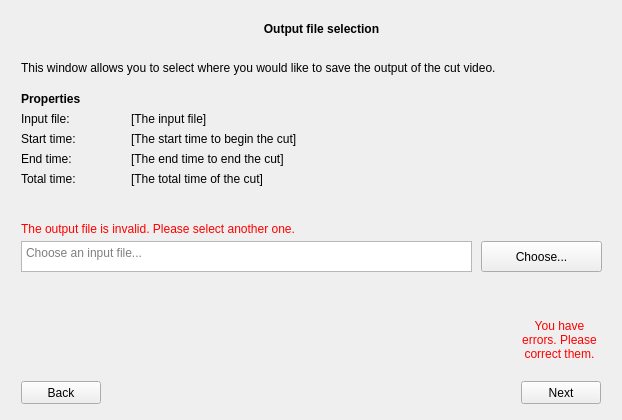
<?xml version="1.0" encoding="UTF-8"?>
<ui version="4.0">
 <class>OutputChoiceWindow</class>
 <widget class="QWidget" name="OutputChoiceWindow">
  <property name="geometry">
   <rect>
    <x>0</x>
    <y>0</y>
    <width>622</width>
    <height>420</height>
   </rect>
  </property>
  <property name="windowTitle">
   <string>Form</string>
  </property>
  <layout class="QGridLayout" name="gridLayout">
   <item row="0" column="1">
    <layout class="QGridLayout" name="layout">
     <item row="0" column="0">
      <widget class="QFrame" name="frame">
       <property name="frameShape">
        <enum>QFrame::NoFrame</enum>
       </property>
       <property name="frameShadow">
        <enum>QFrame::Raised</enum>
       </property>
       <widget class="QPushButton" name="back">
        <property name="enabled">
         <bool>true</bool>
        </property>
        <property name="geometry">
         <rect>
          <x>10</x>
          <y>370</y>
          <width>80</width>
          <height>23</height>
         </rect>
        </property>
        <property name="sizePolicy">
         <sizepolicy hsizetype="Fixed" vsizetype="Fixed">
          <horstretch>0</horstretch>
          <verstretch>0</verstretch>
         </sizepolicy>
        </property>
        <property name="text">
         <string>Back</string>
        </property>
       </widget>
       <widget class="QPushButton" name="next">
        <property name="geometry">
         <rect>
          <x>510</x>
          <y>370</y>
          <width>80</width>
          <height>23</height>
         </rect>
        </property>
        <property name="text">
         <string>Next</string>
        </property>
       </widget>
       <widget class="QLabel" name="title">
        <property name="geometry">
         <rect>
          <x>10</x>
          <y>10</y>
          <width>601</width>
          <height>16</height>
         </rect>
        </property>
        <property name="font">
         <font>
          <weight>75</weight>
          <bold>true</bold>
         </font>
        </property>
        <property name="text">
         <string>Output file selection</string>
        </property>
        <property name="alignment">
         <set>Qt::AlignCenter</set>
        </property>
       </widget>
       <widget class="QLabel" name="description">
        <property name="geometry">
         <rect>
          <x>10</x>
          <y>50</y>
          <width>581</width>
          <height>16</height>
         </rect>
        </property>
        <property name="text">
         <string>&lt;html&gt;&lt;head/&gt;&lt;body&gt;&lt;p&gt;This window allows you to select where you would like to save the output of the cut video.&lt;/p&gt;&lt;/body&gt;&lt;/html&gt;</string>
        </property>
        <property name="alignment">
         <set>Qt::AlignLeading|Qt::AlignLeft|Qt::AlignTop</set>
        </property>
       </widget>
       <widget class="QLabel" name="error">
        <property name="enabled">
         <bool>true</bool>
        </property>
        <property name="geometry">
         <rect>
          <x>10</x>
          <y>210</y>
          <width>581</width>
          <height>16</height>
         </rect>
        </property>
        <property name="text">
         <string>&lt;html&gt;&lt;head/&gt;&lt;body&gt;&lt;p&gt;&lt;span style=&quot; color:#ff0000;&quot;&gt;The output file is invalid. Please select another one.&lt;/span&gt;&lt;/p&gt;&lt;/body&gt;&lt;/html&gt;</string>
        </property>
       </widget>
       <widget class="QLabel" name="tooltip">
        <property name="enabled">
         <bool>true</bool>
        </property>
        <property name="geometry">
         <rect>
          <x>508</x>
          <y>289</y>
          <width>81</width>
          <height>81</height>
         </rect>
        </property>
        <property name="text">
         <string>&lt;html&gt;&lt;head/&gt;&lt;body&gt;&lt;p&gt;&lt;span style=&quot; color:#ff0000;&quot;&gt;You have errors. Please correct them.&lt;/span&gt;&lt;/p&gt;&lt;/body&gt;&lt;/html&gt;</string>
        </property>
        <property name="alignment">
         <set>Qt::AlignCenter</set>
        </property>
        <property name="wordWrap">
         <bool>true</bool>
        </property>
       </widget>
       <widget class="QPlainTextEdit" name="outputFileText">
        <property name="geometry">
         <rect>
          <x>10</x>
          <y>230</y>
          <width>451</width>
          <height>31</height>
         </rect>
        </property>
        <property name="placeholderText">
         <string>Choose an input file...</string>
        </property>
       </widget>
       <widget class="QPushButton" name="outputFileButton">
        <property name="geometry">
         <rect>
          <x>470</x>
          <y>230</y>
          <width>121</width>
          <height>31</height>
         </rect>
        </property>
        <property name="text">
         <string>Choose...</string>
        </property>
       </widget>
       <widget class="QLabel" name="properties">
        <property name="geometry">
         <rect>
          <x>10</x>
          <y>80</y>
          <width>581</width>
          <height>16</height>
         </rect>
        </property>
        <property name="font">
         <font>
          <weight>75</weight>
          <bold>true</bold>
         </font>
        </property>
        <property name="text">
         <string>Properties</string>
        </property>
       </widget>
       <widget class="QLabel" name="inputFileLabel">
        <property name="geometry">
         <rect>
          <x>10</x>
          <y>100</y>
          <width>91</width>
          <height>16</height>
         </rect>
        </property>
        <property name="text">
         <string>Input file:</string>
        </property>
       </widget>
       <widget class="QLabel" name="startTimeLabel">
        <property name="geometry">
         <rect>
          <x>10</x>
          <y>120</y>
          <width>91</width>
          <height>16</height>
         </rect>
        </property>
        <property name="text">
         <string>Start time:</string>
        </property>
       </widget>
       <widget class="QLabel" name="endTimeLabel">
        <property name="geometry">
         <rect>
          <x>10</x>
          <y>140</y>
          <width>91</width>
          <height>16</height>
         </rect>
        </property>
        <property name="text">
         <string>End time:</string>
        </property>
       </widget>
       <widget class="QLabel" name="inputFileValue">
        <property name="geometry">
         <rect>
          <x>120</x>
          <y>100</y>
          <width>471</width>
          <height>16</height>
         </rect>
        </property>
        <property name="text">
         <string>[The input file]</string>
        </property>
       </widget>
       <widget class="QLabel" name="startTimeValue">
        <property name="geometry">
         <rect>
          <x>120</x>
          <y>120</y>
          <width>471</width>
          <height>16</height>
         </rect>
        </property>
        <property name="text">
         <string>[The start time to begin the cut]</string>
        </property>
       </widget>
       <widget class="QLabel" name="endTimeValue">
        <property name="geometry">
         <rect>
          <x>120</x>
          <y>140</y>
          <width>471</width>
          <height>16</height>
         </rect>
        </property>
        <property name="text">
         <string>[The end time to end the cut]</string>
        </property>
       </widget>
       <widget class="QLabel" name="totalTimeLabel">
        <property name="geometry">
         <rect>
          <x>10</x>
          <y>160</y>
          <width>91</width>
          <height>16</height>
         </rect>
        </property>
        <property name="text">
         <string>Total time:</string>
        </property>
       </widget>
       <widget class="QLabel" name="totalTimeValue">
        <property name="geometry">
         <rect>
          <x>120</x>
          <y>160</y>
          <width>471</width>
          <height>16</height>
         </rect>
        </property>
        <property name="text">
         <string>[The total time of the cut]</string>
        </property>
       </widget>
      </widget>
     </item>
    </layout>
   </item>
  </layout>
 </widget>
 <resources/>
 <connections/>
</ui>
